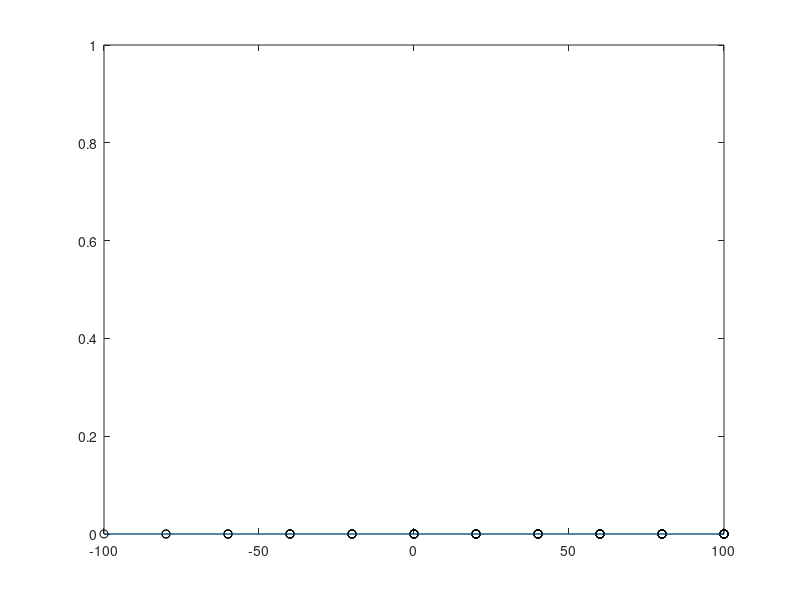

MATLAB code for this plot:
function mkgraph

%이 function에서 사용되는 global 변수들이다.
global thisisans;
global key;
global order;
global Result_value;

%피실험자들의 지정 방향을 선택한 확률을 계산한다.
for i=1:11
        k=100-20*(i-1);
        Result_value(i).answers= thisisans(find(order==k));
        count= find(Result_value(i).answers=='r');
        count=length(count);
        Result_value(i).percentage= count/10;
end

%계산된 값을 figure에 점으로 찍는다.
figure(2)
x_value =[];
y_value= [];
for i = 1:11
    x_value = [x_value 100-20*(i-1)];
    y_value = [y_value Result_value(i).percentage];
    plot(x_value,y_value,'ko');
    hold on
end

%figure의 설정이다.
xlim([-100 100]);
ylim([0 1]);

%spline을 이용하여 곡선형태로 점을 잇는다.
x1=-100:0.1:100;
y1=spline(x_value,y_value,x1);
plot(x1,y1);
end